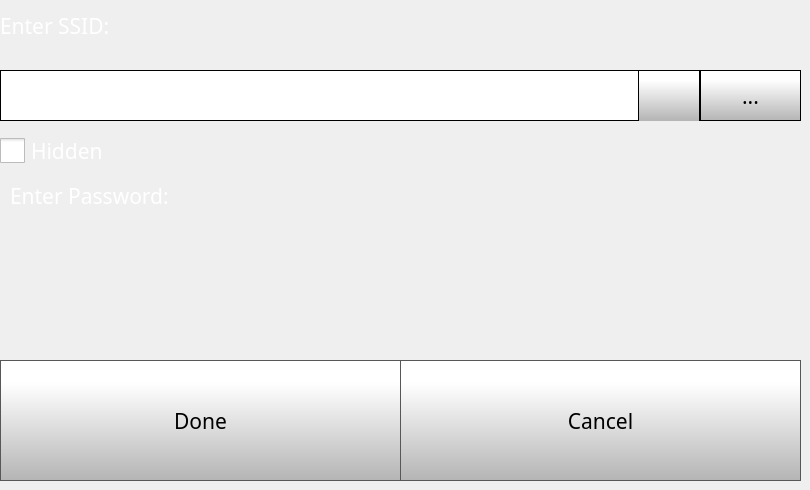
    <widget class="QWidget" name="wifiSettingsPage">
     <widget class="QComboBox" name="wifiSettingsComboBox">
      <property name="geometry">
       <rect>
        <x>0</x>
        <y>70</y>
        <width>701</width>
        <height>51</height>
       </rect>
      </property>
      <property name="font">
       <font>
        <family>Gotham</family>
        <pointsize>16</pointsize>
       </font>
      </property>
      <property name="styleSheet">
       <string notr="true"> QScrollBar:vertical {
     border: 1px solid black;
border-radius: 5px;
    background-color: rgb(40,40,40);
     width: 60px;
     margin: 67px 0 67px 0;
 }

/* Sets up the color and height of handle */
QScrollBar::handle:vertical {
border-radius: 5px;
background: qlineargradient(spread:pad, x1:0, y1:1, x2:0, y2:0.188, stop:0 rgba(180, 180, 180, 255), stop:1 rgba(255, 255, 255, 255));
min-height: 7px;
}


QScrollBar::add-line:vertical {
     border: 1px solid black;
background: qlineargradient(spread:pad, x1:0, y1:1, x2:0, y2:0.188, stop:0 rgba(180, 180, 180, 255), stop:1 rgba(255, 255, 255, 255));
     height:65px;
border-radius: 5px;
     subcontrol-position: bottom;
     subcontrol-origin: margin;
 }

 QScrollBar::sub-line:vertical {
     border: 1px solid black;
background: qlineargradient(spread:pad, x1:0, y1:1, x2:0, y2:0.188, stop:0 rgba(180, 180, 180, 255), stop:1 rgba(255, 255, 255, 255));
     height: 65px;
border-radius: 5px;
     subcontrol-position: top;
     subcontrol-origin: margin;
 }

QScrollBar::up-arrow:vertical {
 image: url(./templates/img/arrows.png);
    width: 40px;
    height: 40px;
 padding: 5px;
 }
QScrollBar::down-arrow:vertical {
 image: url(./templates/img/arrows-5.png);
    width: 40px;
    height: 40px;
 padding: 5px;
 }

/* need this to get rid of crosshatching on scrollbar background */
QScrollBar::add-page:vertical, QScrollBar::sub-page:vertical {
background: none;
}

QComboBox {
border: 1px solid black;
    padding: 0px 18px 0px 3px;
    min-width: 6em;

}

QComboBox::item {
	color: rgb(0, 0, 0);
}

QComboBox:editable {
    background: white;
}

QComboBox:!editable, QComboBox::drop-down:editable {
background: white;
}

/* QComboBox gets the &quot;on&quot; state when the popup is open */
QComboBox:!editable:on, QComboBox::drop-down:editable:on {
background: white;
}


QComboBox::drop-down {
border-left: 1px solid black;
border-right: 1px solid black;
	background-color: qlineargradient(spread:pad, x1:0, y1:1, x2:0, y2:0.188, stop:0 rgba(180, 180, 180, 255), stop:1 rgba(255, 255, 255, 255));
    width: 60px;
     height: 50px;

}

QComboBox::down-arrow {

image: url(./templates/img/arrows-5.png);
width: 30px;
height: 30px;

}


QComboBox QAbstractItemView {
    selection-background-color: rgb(40, 40, 40);
    background: white;
}</string>
      </property>
      <property name="editable">
       <bool>false</bool>
      </property>
      <property name="maxVisibleItems">
       <number>8</number>
      </property>
      <property name="iconSize">
       <size>
        <width>30</width>
        <height>30</height>
       </size>
      </property>
     </widget>
     <widget class="QLabel" name="ssidlabel">
      <property name="geometry">
       <rect>
        <x>0</x>
        <y>0</y>
        <width>461</width>
        <height>51</height>
       </rect>
      </property>
      <property name="font">
       <font>
        <family>Gotham Light</family>
        <pointsize>16</pointsize>
        <weight>50</weight>
        <bold>false</bold>
       </font>
      </property>
      <property name="styleSheet">
       <string notr="true">color: rgb(255, 255, 255);</string>
      </property>
      <property name="text">
       <string>Enter SSID:</string>
      </property>
     </widget>
     <widget class="QLabel" name="passwordlabel">
      <property name="geometry">
       <rect>
        <x>10</x>
        <y>180</y>
        <width>791</width>
        <height>31</height>
       </rect>
      </property>
      <property name="font">
       <font>
        <family>Gotham Light</family>
        <pointsize>16</pointsize>
        <weight>50</weight>
        <bold>false</bold>
       </font>
      </property>
      <property name="styleSheet">
       <string notr="true">color: rgb(255, 255, 255);</string>
      </property>
      <property name="text">
       <string>Enter Password:</string>
      </property>
     </widget>
     <widget class="QPushButton" name="wifiSettingsDoneButton">
      <property name="geometry">
       <rect>
        <x>0</x>
        <y>360</y>
        <width>401</width>
        <height>121</height>
       </rect>
      </property>
      <property name="font">
       <font>
        <family>Gotham</family>
        <pointsize>16</pointsize>
       </font>
      </property>
      <property name="styleSheet">
       <string notr="true">QPushButton {
     border: 1px solid rgb(87, 87, 87);
	background-color: qlineargradient(spread:pad, x1:0, y1:1, x2:0, y2:0.188, stop:0 rgba(180, 180, 180, 255), stop:1 rgba(255, 255, 255, 255));


}

QPushButton:pressed {
    background-color: qlineargradient(x1: 0, y1: 0, x2: 0, y2: 1,
                                      stop: 0 #dadbde, stop: 1 #f6f7fa);
}

QPushButton:flat {
    border: none; /* no border for a flat push button */
}

QPushButton:default {
    border-color: navy; /* make the default button prominent */
}

QPushButton:focus {
	outline: none;
}</string>
      </property>
      <property name="text">
       <string>Done</string>
      </property>
      <property name="iconSize">
       <size>
        <width>40</width>
        <height>40</height>
       </size>
      </property>
     </widget>
     <widget class="QPushButton" name="wifiSettingsCancelButton">
      <property name="geometry">
       <rect>
        <x>400</x>
        <y>360</y>
        <width>401</width>
        <height>121</height>
       </rect>
      </property>
      <property name="font">
       <font>
        <family>Gotham</family>
        <pointsize>16</pointsize>
       </font>
      </property>
      <property name="styleSheet">
       <string notr="true">QPushButton {
     border: 1px solid rgb(87, 87, 87);
	background-color: qlineargradient(spread:pad, x1:0, y1:1, x2:0, y2:0.188, stop:0 rgba(180, 180, 180, 255), stop:1 rgba(255, 255, 255, 255));


}

QPushButton:pressed {
    background-color: qlineargradient(x1: 0, y1: 0, x2: 0, y2: 1,
                                      stop: 0 #dadbde, stop: 1 #f6f7fa);
}

QPushButton:flat {
    border: none; /* no border for a flat push button */
}

QPushButton:default {
    border-color: navy; /* make the default button prominent */
}

QPushButton:focus {
	outline: none;
}</string>
      </property>
      <property name="text">
       <string>Cancel</string>
      </property>
      <property name="iconSize">
       <size>
        <width>40</width>
        <height>40</height>
       </size>
      </property>
     </widget>
     <widget class="QPushButton" name="wifiSettingsSSIDKeyboardButton">
      <property name="geometry">
       <rect>
        <x>700</x>
        <y>70</y>
        <width>101</width>
        <height>51</height>
       </rect>
      </property>
      <property name="font">
       <font>
        <family>Gotham</family>
        <pointsize>16</pointsize>
       </font>
      </property>
      <property name="styleSheet">
       <string notr="true">QPushButton {
     border: 1px solid rgb(0, 0, 0);
	background-color: qlineargradient(spread:pad, x1:0, y1:1, x2:0, y2:0.188, stop:0 rgba(180, 180, 180, 255), stop:1 rgba(255, 255, 255, 255));


}

QPushButton:pressed {
    background-color: qlineargradient(x1: 0, y1: 0, x2: 0, y2: 1,
                                      stop: 0 #dadbde, stop: 1 #f6f7fa);
}

QPushButton:flat {
    border: none; /* no border for a flat push button */
}

QPushButton:default {
    border-color: navy; /* make the default button prominent */
}

QPushButton:focus {
	outline: none;
}</string>
      </property>
      <property name="text">
       <string>...</string>
      </property>
      <property name="iconSize">
       <size>
        <width>40</width>
        <height>40</height>
       </size>
      </property>
     </widget>
     <widget class="QCheckBox" name="hiddenCheckBox">
      <property name="geometry">
       <rect>
        <x>0</x>
        <y>130</y>
        <width>161</width>
        <height>41</height>
       </rect>
      </property>
      <property name="font">
       <font>
        <family>Gotham</family>
        <pointsize>16</pointsize>
       </font>
      </property>
      <property name="styleSheet">
       <string notr="true">QCheckBox {
	color: rgb(255, 255, 255);
}

QCheckBox::indicator {
    width: 25px;
    height: 25px;
}

QCheckBox::indicator:checked {
    image: url(./templates/img/check-box.png);
}
QCheckBox::indicator:unchecked {
    image: url(./templates/img/blank-check-box.png);
}



</string>
      </property>
      <property name="text">
       <string>Hidden </string>
      </property>
      <property name="iconSize">
       <size>
        <width>40</width>
        <height>40</height>
       </size>
      </property>
      <property name="checked">
       <bool>false</bool>
      </property>
     </widget>
     <zorder>wifiSettingsComboBox</zorder>
     <zorder>ssidlabel</zorder>
     <zorder>passwordlabel</zorder>
     <zorder>wifiSettingsSSIDKeyboardButton</zorder>
     <zorder>wifiSettingsCancelButton</zorder>
     <zorder>wifiSettingsDoneButton</zorder>
     <zorder>hiddenCheckBox</zorder>
    </widget>
